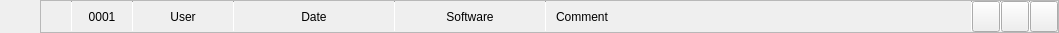
<?xml version="1.0" encoding="UTF-8"?>
<ui version="4.0">
 <class>Form</class>
 <widget class="QWidget" name="Form">
  <property name="geometry">
   <rect>
    <x>0</x>
    <y>0</y>
    <width>1059</width>
    <height>33</height>
   </rect>
  </property>
  <property name="windowTitle">
   <string>Form</string>
  </property>
  <layout class="QVBoxLayout" name="verticalLayout">
   <property name="spacing">
    <number>0</number>
   </property>
   <property name="leftMargin">
    <number>40</number>
   </property>
   <property name="topMargin">
    <number>0</number>
   </property>
   <property name="rightMargin">
    <number>0</number>
   </property>
   <property name="bottomMargin">
    <number>0</number>
   </property>
   <item>
    <widget class="QFrame" name="list_export_widget_frame">
     <property name="maximumSize">
      <size>
       <width>16777215</width>
       <height>38</height>
      </size>
     </property>
     <property name="frameShape">
      <enum>QFrame::StyledPanel</enum>
     </property>
     <property name="frameShadow">
      <enum>QFrame::Raised</enum>
     </property>
     <layout class="QHBoxLayout" name="horizontalLayout">
      <property name="spacing">
       <number>0</number>
      </property>
      <property name="leftMargin">
       <number>0</number>
      </property>
      <property name="topMargin">
       <number>0</number>
      </property>
      <property name="rightMargin">
       <number>0</number>
      </property>
      <property name="bottomMargin">
       <number>0</number>
      </property>
      <item>
       <widget class="QLabel" name="export_widget_image_label">
        <property name="minimumSize">
         <size>
          <width>30</width>
          <height>30</height>
         </size>
        </property>
        <property name="maximumSize">
         <size>
          <width>30</width>
          <height>30</height>
         </size>
        </property>
        <property name="text">
         <string/>
        </property>
        <property name="alignment">
         <set>Qt::AlignCenter</set>
        </property>
       </widget>
      </item>
      <item>
       <widget class="Line" name="line_5">
        <property name="maximumSize">
         <size>
          <width>1</width>
          <height>16777215</height>
         </size>
        </property>
        <property name="orientation">
         <enum>Qt::Vertical</enum>
        </property>
       </widget>
      </item>
      <item>
       <widget class="QLabel" name="export_widget_version_label">
        <property name="minimumSize">
         <size>
          <width>60</width>
          <height>0</height>
         </size>
        </property>
        <property name="maximumSize">
         <size>
          <width>60</width>
          <height>16777215</height>
         </size>
        </property>
        <property name="text">
         <string>0001</string>
        </property>
        <property name="alignment">
         <set>Qt::AlignCenter</set>
        </property>
       </widget>
      </item>
      <item>
       <widget class="Line" name="line_4">
        <property name="maximumSize">
         <size>
          <width>1</width>
          <height>16777215</height>
         </size>
        </property>
        <property name="orientation">
         <enum>Qt::Vertical</enum>
        </property>
       </widget>
      </item>
      <item>
       <widget class="QLabel" name="export_widget_user_label">
        <property name="minimumSize">
         <size>
          <width>100</width>
          <height>0</height>
         </size>
        </property>
        <property name="maximumSize">
         <size>
          <width>100</width>
          <height>16777215</height>
         </size>
        </property>
        <property name="text">
         <string>User</string>
        </property>
        <property name="alignment">
         <set>Qt::AlignCenter</set>
        </property>
       </widget>
      </item>
      <item>
       <widget class="Line" name="line_3">
        <property name="maximumSize">
         <size>
          <width>1</width>
          <height>16777215</height>
         </size>
        </property>
        <property name="orientation">
         <enum>Qt::Vertical</enum>
        </property>
       </widget>
      </item>
      <item>
       <widget class="QLabel" name="export_widget_date_label">
        <property name="minimumSize">
         <size>
          <width>160</width>
          <height>0</height>
         </size>
        </property>
        <property name="maximumSize">
         <size>
          <width>160</width>
          <height>16777215</height>
         </size>
        </property>
        <property name="text">
         <string>Date</string>
        </property>
        <property name="alignment">
         <set>Qt::AlignCenter</set>
        </property>
       </widget>
      </item>
      <item>
       <widget class="Line" name="line_2">
        <property name="maximumSize">
         <size>
          <width>1</width>
          <height>16777215</height>
         </size>
        </property>
        <property name="orientation">
         <enum>Qt::Vertical</enum>
        </property>
       </widget>
      </item>
      <item>
       <widget class="QLabel" name="export_widget_software_label">
        <property name="sizePolicy">
         <sizepolicy hsizetype="Expanding" vsizetype="Preferred">
          <horstretch>0</horstretch>
          <verstretch>0</verstretch>
         </sizepolicy>
        </property>
        <property name="maximumSize">
         <size>
          <width>150</width>
          <height>16777215</height>
         </size>
        </property>
        <property name="text">
         <string>Software</string>
        </property>
        <property name="alignment">
         <set>Qt::AlignCenter</set>
        </property>
       </widget>
      </item>
      <item>
       <widget class="Line" name="line">
        <property name="maximumSize">
         <size>
          <width>1</width>
          <height>16777215</height>
         </size>
        </property>
        <property name="orientation">
         <enum>Qt::Vertical</enum>
        </property>
       </widget>
      </item>
      <item>
       <widget class="QLabel" name="export_widget_comment_label">
        <property name="sizePolicy">
         <sizepolicy hsizetype="Expanding" vsizetype="Preferred">
          <horstretch>0</horstretch>
          <verstretch>0</verstretch>
         </sizepolicy>
        </property>
        <property name="text">
         <string>Comment</string>
        </property>
        <property name="alignment">
         <set>Qt::AlignLeading|Qt::AlignLeft|Qt::AlignVCenter</set>
        </property>
        <property name="wordWrap">
         <bool>true</bool>
        </property>
        <property name="indent">
         <number>10</number>
        </property>
       </widget>
      </item>
      <item>
       <widget class="Line" name="tx_line">
        <property name="maximumSize">
         <size>
          <width>1</width>
          <height>16777215</height>
         </size>
        </property>
        <property name="orientation">
         <enum>Qt::Vertical</enum>
        </property>
       </widget>
      </item>
      <item>
       <widget class="QPushButton" name="export_widget_tx_pushButton">
        <property name="minimumSize">
         <size>
          <width>28</width>
          <height>31</height>
         </size>
        </property>
        <property name="maximumSize">
         <size>
          <width>28</width>
          <height>31</height>
         </size>
        </property>
        <property name="text">
         <string/>
        </property>
        <property name="iconSize">
         <size>
          <width>14</width>
          <height>14</height>
         </size>
        </property>
       </widget>
      </item>
      <item>
       <widget class="Line" name="line_9">
        <property name="maximumSize">
         <size>
          <width>1</width>
          <height>16777215</height>
         </size>
        </property>
        <property name="orientation">
         <enum>Qt::Vertical</enum>
        </property>
       </widget>
      </item>
      <item>
       <widget class="QPushButton" name="export_widget_comment_pushButton">
        <property name="minimumSize">
         <size>
          <width>28</width>
          <height>31</height>
         </size>
        </property>
        <property name="maximumSize">
         <size>
          <width>28</width>
          <height>31</height>
         </size>
        </property>
        <property name="text">
         <string/>
        </property>
        <property name="iconSize">
         <size>
          <width>14</width>
          <height>14</height>
         </size>
        </property>
       </widget>
      </item>
      <item>
       <widget class="Line" name="line_6">
        <property name="maximumSize">
         <size>
          <width>1</width>
          <height>16777215</height>
         </size>
        </property>
        <property name="orientation">
         <enum>Qt::Vertical</enum>
        </property>
       </widget>
      </item>
      <item>
       <widget class="QPushButton" name="export_widget_folder_pushButton">
        <property name="minimumSize">
         <size>
          <width>28</width>
          <height>31</height>
         </size>
        </property>
        <property name="maximumSize">
         <size>
          <width>28</width>
          <height>31</height>
         </size>
        </property>
        <property name="text">
         <string/>
        </property>
        <property name="iconSize">
         <size>
          <width>14</width>
          <height>14</height>
         </size>
        </property>
       </widget>
      </item>
     </layout>
    </widget>
   </item>
  </layout>
 </widget>
 <resources/>
 <connections/>
</ui>
